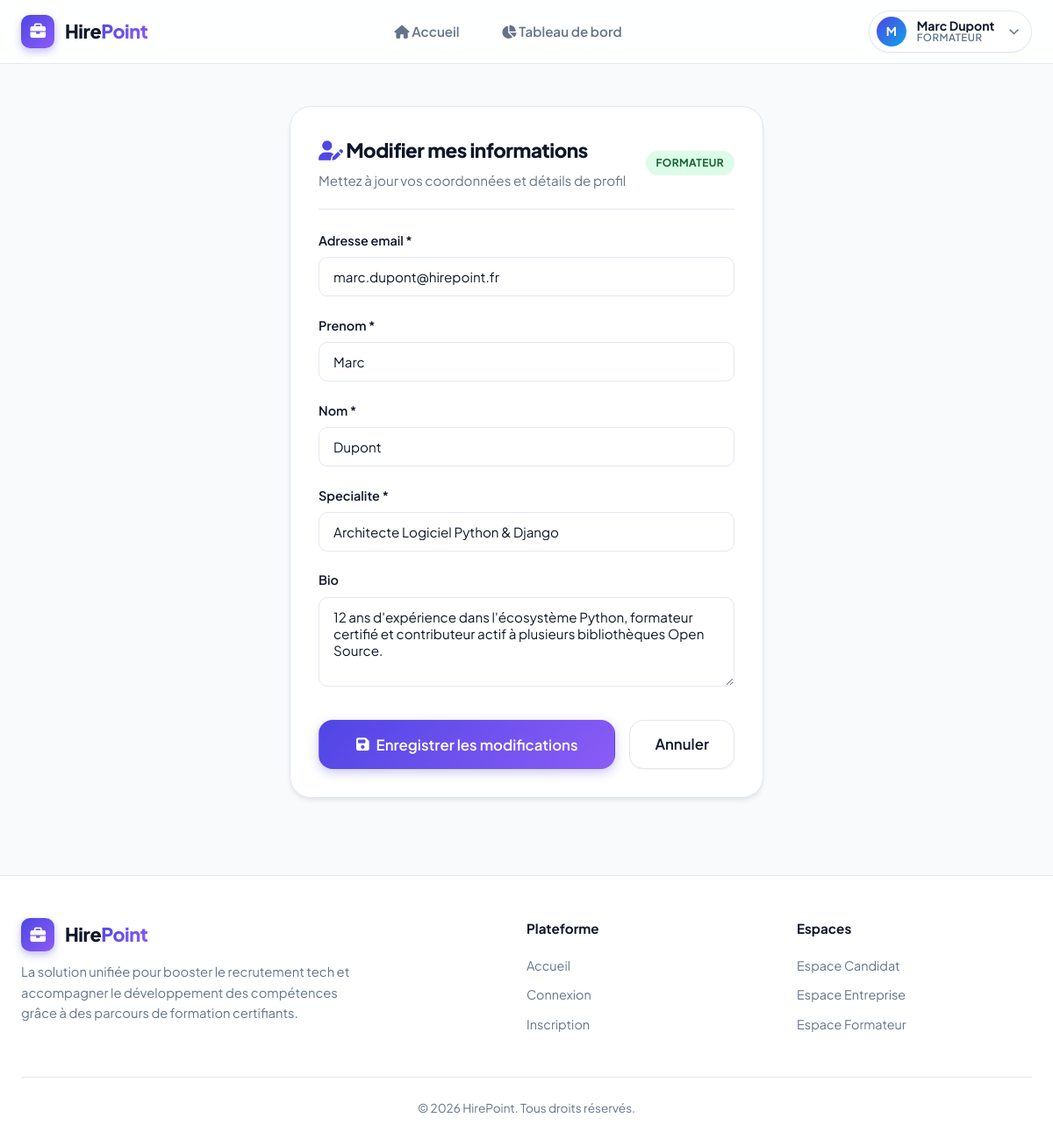
Screenshot of /profile/edit/ (signed in) with the database file from the repository.
### user/models.py (models this page shows, shortened)
class User(AbstractUser):
    role = models.CharField(
        max_length=20,
        choices=Role.choices,
        default=Role.CANDIDAT
    )
    dateInscription = models.DateField(auto_now_add=True)
    @property
    def is_candidat(self):
        return self.role == Role.CANDIDAT
    @property
    def is_entreprise(self):
        return self.role == Role.ENTREPRISE
    @property
    def is_formateur(self):
        return self.role == Role.FORMATEUR
    @property
    def is_admin(self):
        return self.role == Role.ADMINISTRATEUR or self.is_superuser or self.is_staff
    @property
    def display_name(self):
        if self.is_entreprise and hasattr(self, 'entreprise'):
            return self.entreprise.nomEntreprise
        if self.is_candidat and hasattr(self, 'candidat'):
            prenom = getattr(self.candidat, 'prenom', '')
            nom = getattr(self.candidat, 'nom', '')
            if prenom or nom:
                return f"{prenom} {nom}".strip()
        if self.is_formateur and hasattr(self, 'formateur'):
            prenom = getattr(self.formateur, 'prenom', '')
            nom = getattr(self.formateur, 'nom', '')
            if prenom or nom:
                return f"{prenom} {nom}".strip()
        full = self.get_full_name()
        return full if full else self.username
    @property
    def profile_object(self):
        if self.is_candidat and hasattr(self, 'candidat'):
            return self.candidat
        if self.is_entreprise and hasattr(self, 'entreprise'):
            return self.entreprise
        if self.is_formateur and hasattr(self, 'formateur'):
            return self.formateur
        return self

### formateur/models.py (models this page shows, shortened)
class Formateur(User):
    nom = models.CharField(max_length=100)
    prenom = models.CharField(max_length=100)
    specialite = models.CharField(max_length=255)
    bio = models.TextField(blank=True, null=True)

### user/views.py (the view)
# urls.py: path('profile/edit/', views.profile_edit_view, name='profile_edit'),
@login_required
def profile_edit_view(request):
    user = request.user
    profile_obj = user.profile_object
    if user.is_candidat and hasattr(user, 'candidat'):
        FormClass = CandidatProfileForm
        instance = user.candidat
    elif user.is_entreprise and hasattr(user, 'entreprise'):
        FormClass = EntrepriseProfileForm
        instance = user.entreprise
    elif user.is_formateur and hasattr(user, 'formateur'):
        FormClass = FormateurProfileForm
        instance = user.formateur
    else:
        FormClass = AdminProfileForm
        instance = user
    if request.method == 'POST':
        form = FormClass(request.POST, instance=instance)
        if form.is_valid():
            form.save()
            messages.success(request, "Votre profil a été mis à jour avec succès !")
            return redirect('profile')
        else:
            messages.error(request, "Veuillez vérifier les informations renseignées.")
    else:
        form = FormClass(instance=instance)
    return render(request, 'user/profile_edit.html', {
        'form': form,
        'user': user,
        'profile_obj': profile_obj,
    })

### user/forms.py (shortened to what this page needs)
class FormateurProfileForm(forms.ModelForm):
    email = forms.EmailField(
        label="Adresse email",
        widget=forms.EmailInput(attrs={'class': 'form-control'})
    )
    class Meta:
        model = Formateur
        fields = ['email', 'prenom', 'nom', 'specialite', 'bio']
        widgets = {
            'prenom': forms.TextInput(attrs={'class': 'form-control'}),
            'nom': forms.TextInput(attrs={'class': 'form-control'}),
            'specialite': forms.TextInput(attrs={'class': 'form-control'}),
            'bio': forms.Textarea(attrs={'class': 'form-control', 'rows': 4}),
        }

### templates/user/profile_edit.html (shortened to what this page needs)
{% extends 'base.html' %}
{% load static %}
{% block content %}
<div class="container-narrow" style="padding-top: 1rem; padding-bottom: 2rem;">
    <div class="card" id="profile-edit-card">
        <div class="card-header" style="border-bottom: 1px solid var(--border-color); padding-bottom: 1.25rem;">
            <div style="display: flex; align-items: center; justify-content: space-between;">
                <div>
                    <h1 class="card-title"><i class="fa-solid fa-user-pen" style="color: var(--primary);"></i> Modifier mes informations</h1>
                    <p class="card-subtitle">Mettez à jour vos coordonnées et détails de profil</p>
                </div>
                <span class="badge
                    {% if user.is_admin %}badge-admin
                    {% elif user.is_entreprise %}badge-entreprise
                    {% elif user.is_formateur %}badge-formateur
                    {% else %}badge-candidat{% endif %}">
                    {{ user.get_role_display }}
                </span>
            </div>
        </div>
        <form method="post" action="{% url 'profile_edit' %}" style="margin-top: 1.5rem;" id="profile-edit-form">
            {% for field in form %}
                <div class="form-group">
                    <label class="form-label" for="{{ field.id_for_label }}">
                        {{ field.label }} {% if field.field.required %}*{% endif %}
                    </label>
                    {{ field }}
                </div>
            {% endfor %}
            <div style="display: flex; gap: 1rem; margin-top: 2rem;">
                <button type="submit" class="btn btn-primary btn-lg" style="flex: 1;" id="save-profile-btn">
                    <i class="fa-solid fa-floppy-disk"></i> Enregistrer les modifications
                </button>
                <a href="{% url 'profile' %}" class="btn btn-secondary btn-lg" id="cancel-profile-btn">
                    Annuler
                </a>
            </div>
        </form>
    </div>
</div>
{% endblock %}

### templates/base.html (shortened to what this page needs)
{% load static %}
<!DOCTYPE html>
<html lang="fr">
<head>
    <link rel="stylesheet" href="https://cdnjs.cloudflare.com/ajax/libs/font-awesome/6.5.1/css/all.min.css" />
    <link rel="stylesheet" href="{% static 'css/style.css' %}">
</head>
<body>
    <header class="navbar" id="main-navbar">
        <div class="container navbar-container">
            <a href="{% url 'home' %}" class="navbar-brand" id="brand-link">
                <div class="brand-icon">
                    <i class="fa-solid fa-briefcase"></i>
                </div>
                <div class="brand-name">Hire<span>Point</span></div>
            </a>
            <ul class="nav-menu" id="nav-menu">
                <li><a href="{% url 'home' %}" class="nav-link {% if request.resolver_match.url_name == 'home' %}active{% endif %}"><i class="fa-solid fa-house"></i> Accueil</a></li>
                {% if user.is_authenticated %}
                <li><a href="{% url 'dashboard' %}" class="nav-link {% if request.resolver_match.url_name == 'dashboard' %}active{% endif %}"><i class="fa-solid fa-chart-pie"></i> Tableau de bord</a></li>
                {% endif %}
            </ul>
            <div class="nav-actions">
                {% if user.is_authenticated %}
                    <div class="user-dropdown" id="user-dropdown-menu">
                        <div class="user-pill" id="user-profile-pill" tabindex="0" role="button" aria-haspopup="true" aria-expanded="false">
                            <div class="user-avatar-sm">
                                {{ user.username|slice:":1"|upper }}
                            </div>
                            <div class="user-pill-info">
                                <span class="user-pill-name">{{ user.display_name }}</span>
                                <span class="user-pill-role">
                                    {% if user.is_admin %}Admin
                                    {% elif user.is_entreprise %}Entreprise
                                    {% elif user.is_formateur %}Formateur
                                    {% else %}Candidat{% endif %}
                                </span>
                            </div>
                            <i class="fa-solid fa-chevron-down" style="font-size: 0.75rem; color: var(--text-muted); margin-left: 0.25rem;"></i>
                        </div>
                    </div>
                {% endif %}
            </div>
        </div>
    </header>
    <main class="main-content" id="main-content-area">
        <div class="container">
            {% block content %}{% endblock %}
        </div>
    </main>
    <footer class="footer" id="main-footer">
        <div class="container">
            <div class="footer-grid">
                <div class="footer-brand">
                    <div class="navbar-brand">
                        <div class="brand-icon">
                            <i class="fa-solid fa-briefcase"></i>
                        </div>
                        <div class="brand-name">Hire<span>Point</span></div>
                    </div>
                    <p>La solution unifiée pour booster le recrutement tech et accompagner le développement des compétences grâce à des parcours de formation certifiants.</p>
                </div>
                <div>
                    <h4 class="footer-heading">Plateforme</h4>
                    <ul class="footer-links">
                        <li><a href="{% url 'home' %}">Accueil</a></li>
                        <li><a href="{% url 'login' %}">Connexion</a></li>
                        <li><a href="{% url 'register' %}">Inscription</a></li>
                    </ul>
                </div>
                <div>
                    <h4 class="footer-heading">Espaces</h4>
                    <ul class="footer-links">
                        <li><a href="{% url 'register' %}?role=candidat">Espace Candidat</a></li>
                        <li><a href="{% url 'register' %}?role=entreprise">Espace Entreprise</a></li>
                        <li><a href="{% url 'register' %}?role=formateur">Espace Formateur</a></li>
                    </ul>
                </div>
            </div>
            <div class="footer-bottom">
                <p>&copy; 2026 HirePoint. Tous droits réservés.</p>
            </div>
        </div>
    </footer>
</body>
</html>

### rows the page displays
User: username "M", display_name "Marc Dupont", role "FORMATEUR", form "marc.dupont@hirepoint.fr"
Formateur: form "Marc" "Dupont" "Architecte Logiciel Python & Django" "12 ans d'expérience dans l'écosystème Python, formateur certifié et contributeur actif à plusieurs bibliothèques Open Source."

### other values shown
{{ field.label }} "Adresse email" "Prenom" "Nom" "Specialite" "Bio"
